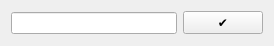
<?xml version="1.0" encoding="UTF-8"?>
<ui version="4.0">
 <class>ToDoForm</class>
 <widget class="QWidget" name="ToDoForm">
  <property name="geometry">
   <rect>
    <x>0</x>
    <y>0</y>
    <width>274</width>
    <height>46</height>
   </rect>
  </property>
  <property name="windowTitle">
   <string>Form</string>
  </property>
  <layout class="QHBoxLayout" name="horizontalLayout">
   <item>
    <widget class="QLineEdit" name="ln_todo"/>
   </item>
   <item>
    <widget class="QPushButton" name="pushButton">
     <property name="sizePolicy">
      <sizepolicy hsizetype="Minimum" vsizetype="Fixed">
       <horstretch>0</horstretch>
       <verstretch>0</verstretch>
      </sizepolicy>
     </property>
     <property name="text">
      <string>✔️</string>
     </property>
    </widget>
   </item>
  </layout>
 </widget>
 <resources/>
 <connections/>
</ui>
